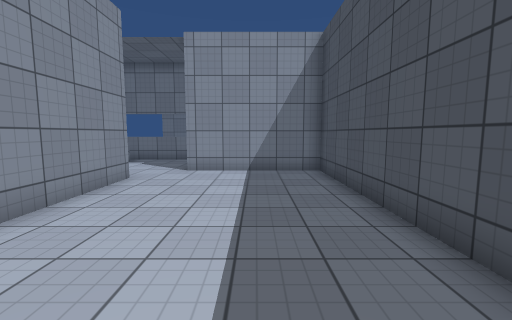
view 1 (above)

19 first-person views from a walk through a Unity game level. The camera is 1.4 m above the floor, tilts 6° down and sees 90° across. The floor is counted in squares, 1 m on a side. Each view is taken from the middle of a square. On the plan, view 1 faces up. The plan holds only what a view shows up to about 13 squares ahead; the rest is blank. Door leaves are left out, so doorways stand open. Surface patterns are stand-ins for the level's own textures.

view 2
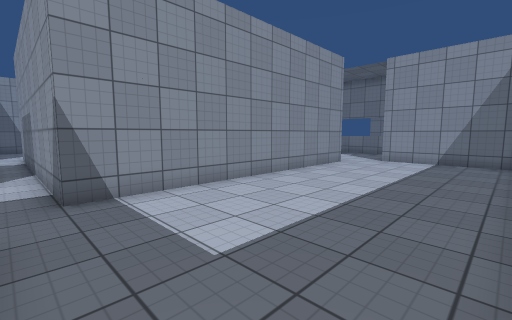

view 3
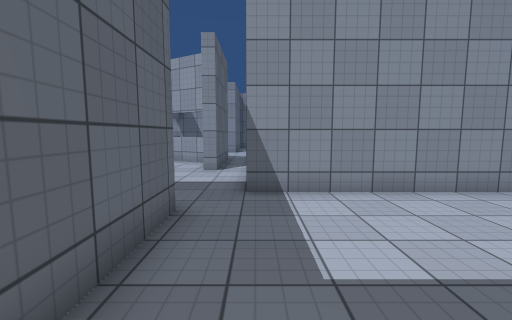

view 4
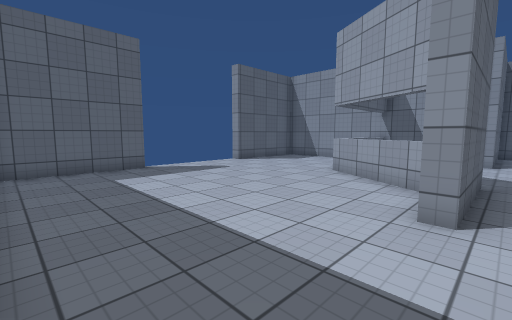

view 5
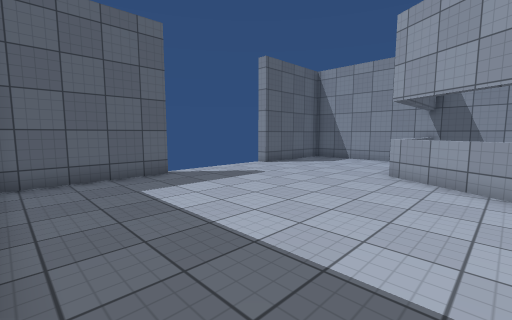

view 6
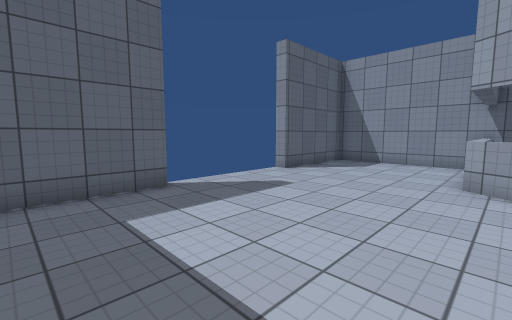

view 7
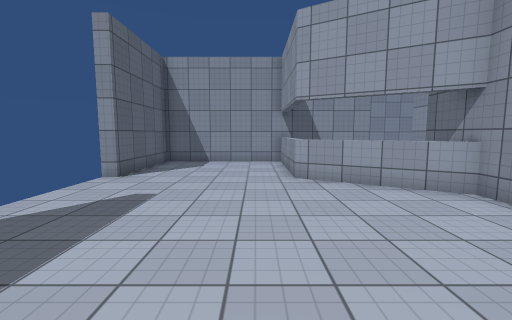

view 8
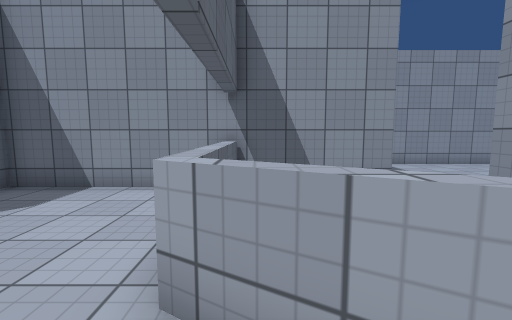

view 9
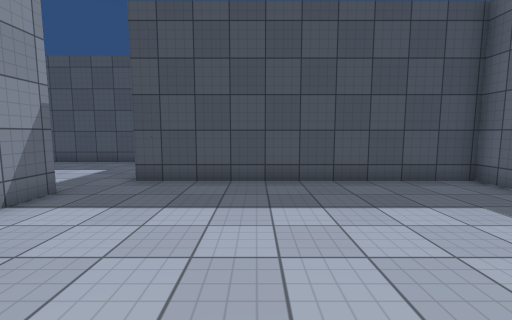

view 10
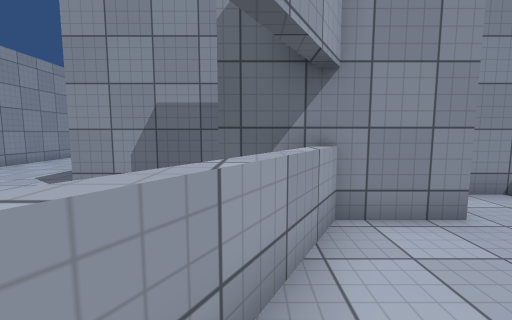

view 11
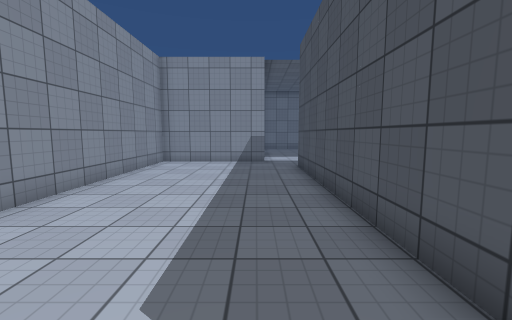

view 12
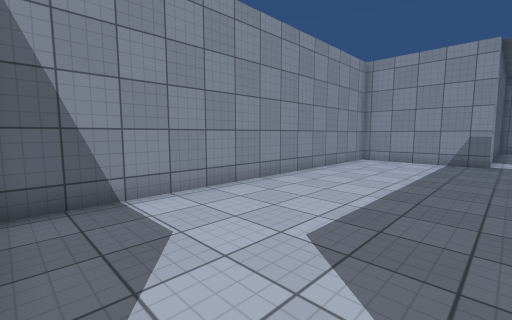

view 13
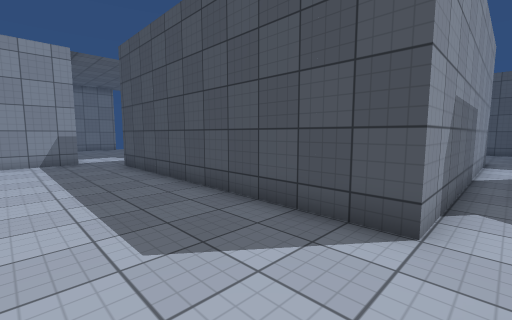

view 14
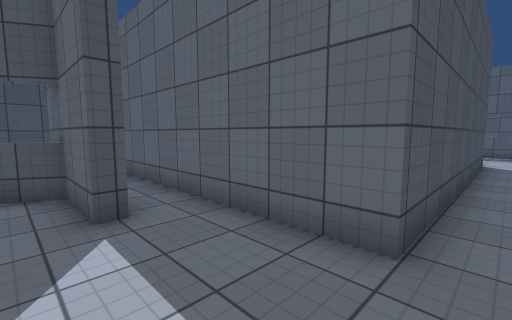

view 15
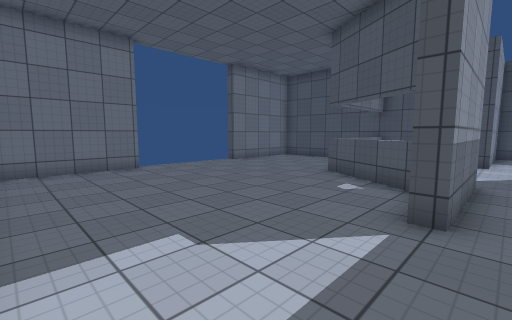

view 16
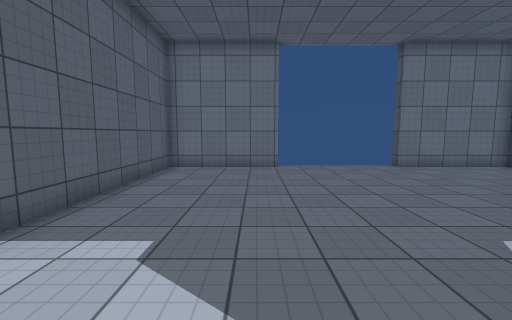

view 17
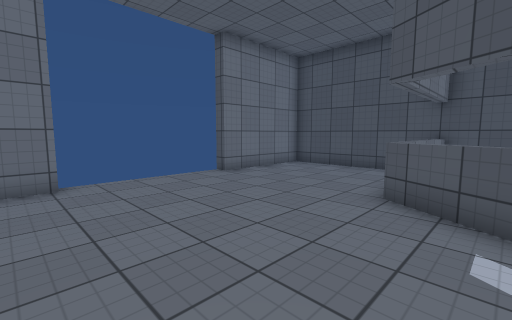

view 18
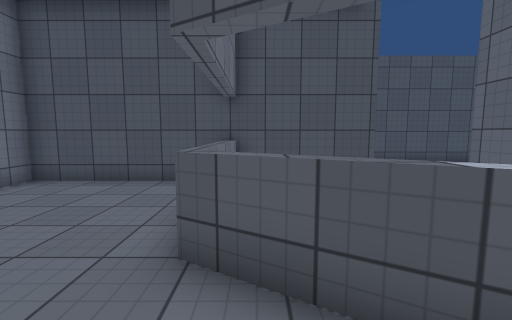

view 19
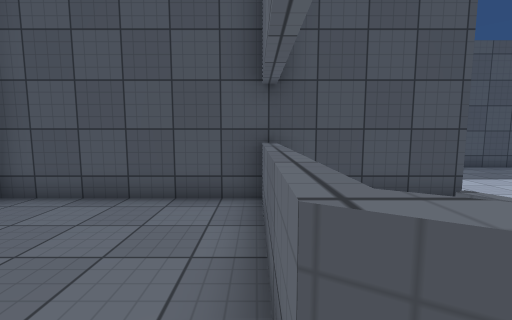

### Floor plan
Ten units are one square. View 1 is at (0, 0); x grows to the right and y downward. Boxes are objects, and circles mark ways between rooms. Rooms are numbered by the first view taken in them; rooms with no view inside come last. Other rooms are left out.
<svg viewBox="-221 -205 250 360">
<path fill="none" stroke="#000" d="M-40 -80 -40 32M24 21 24 -96 -26 -96M-26 45 6 45M-71 144 -26 144 -26 45M-97 49 -119 88 -165 88M-76 50 -116 50M-166 90 -166 144 -121 144 -121 150M-166 -96 -216 -96 -216 41M-209 45 -166 45M-116 45 -76 45M-75 -96 -116 -96M-50 -80 -40 -80M-40 32 -152 32 -152 -80 -66 -80M-120 -196 -166 -196 -166 -96M-95 -100 -73 -139 -26 -139M-116 -101 -89 -101M-26 -140 -26 -196 -71 -196M-26 -136 -69 -136M-26 -96 -26 -140M-89 -101 -75 -101"/>
<circle cx="-40" cy="-90" r="3" fill="#2a7"/>
<circle cx="-40" cy="40" r="3" fill="#2a7"/>
<circle cx="-50" cy="50" r="3" fill="#2a7"/>
<circle cx="-140" cy="-100" r="3" fill="#2a7"/>
<circle cx="-50" cy="-100" r="3" fill="#2a7"/>
<text x="-10" y="-30">1</text>
<text x="-90" y="110">2</text>
<text x="-170" y="-30">3</text>
<text x="-100" y="-160">4</text>
<text x="-50" y="-120">5</text>
</svg>
Room 1 opens to room 3. Room 2 opens to room 3. Room 3 opens to room 4. Room 3 opens to room 5.

Where each view was taken, in squares from view 1:
view 1: 0 up, 0 right, facing up
view 2: 4 down, 2 right, facing up-left
view 3: 3 down, 2 right, facing left
view 4: 4 down, 3 left, facing down-left
view 5: 6 down, 3 left, facing down-left
view 6: 8 down, 4 left, facing down-left
view 7: 10 down, 4 left, facing left
view 8: 8 down, 10 left, facing left
view 9: 8 down, 10 left, facing right
view 10: 9 down, 11 left, facing up
view 11: 3 down, 17 left, facing up
view 12: 4 down, 16 left, facing up-left
view 13: 4 down, 19 left, facing up-right
view 14: 11 up, 16 left, facing down-right
view 15: 9 up, 16 left, facing up-right
view 16: 9 up, 13 left, facing up
view 17: 12 up, 13 left, facing up-right
view 18: 13 up, 10 left, facing right
view 19: 14 up, 8 left, facing right
